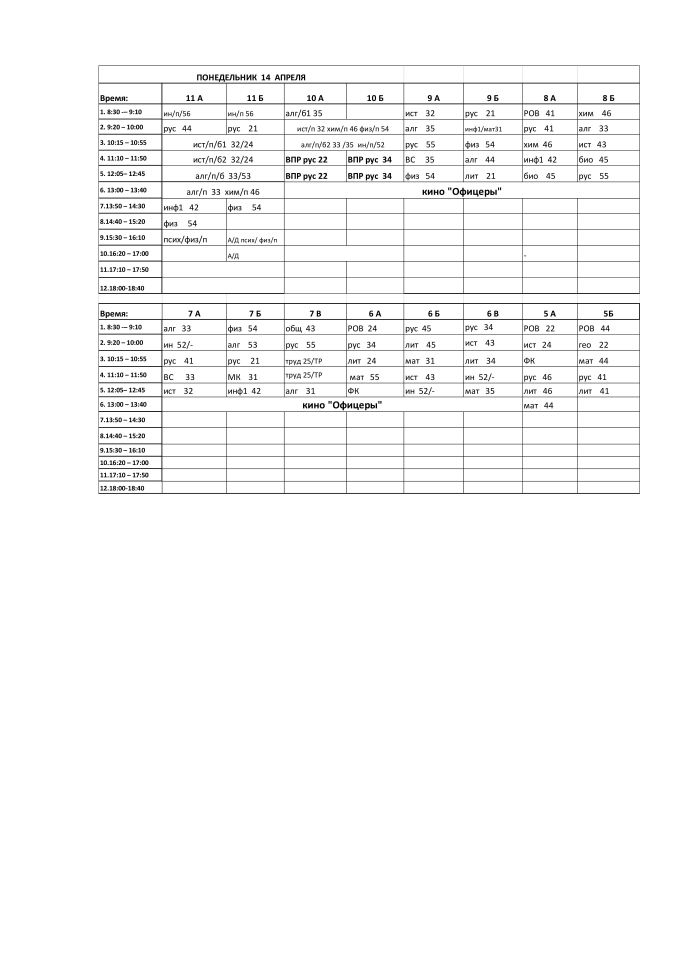
#> input picture image/Вторник.jpg, 4135 x 5847 px, found by its file name (shown at 1/6 size)
$ python -i imageedit.py   (imports and definitions only)
#> lines starting #> are read from the running program, lines starting #| are printed output that depends on the picture
#> in startedit, img is the input picture: PIL image 4135x5847 RGB; min 0, max 255, mean 248.2
### move.py
import shutil
import os

def move(dir, file1):
    shutil.copy(os.path.join('.', file1), os.path.join('%s' % dir))
    os.remove(os.path.join('.', file1))

### imageedit.py
from PIL import Image
import os
from move import move

def startedit():
    def editor(xcoor, xcoor2, ycoor, urlist, name, xboard):
#> called with xcoor = 980, xcoor2 = 1340, ycoor = 1800, urlist = '7А', name = 'Вторник.jpg', xboard = 1500
        cropimg = img.crop((xcoor, ycoor, xcoor2, ycoor+900))
        cropimg1 = img.crop((585, ycoor, 985, ycoor+900))
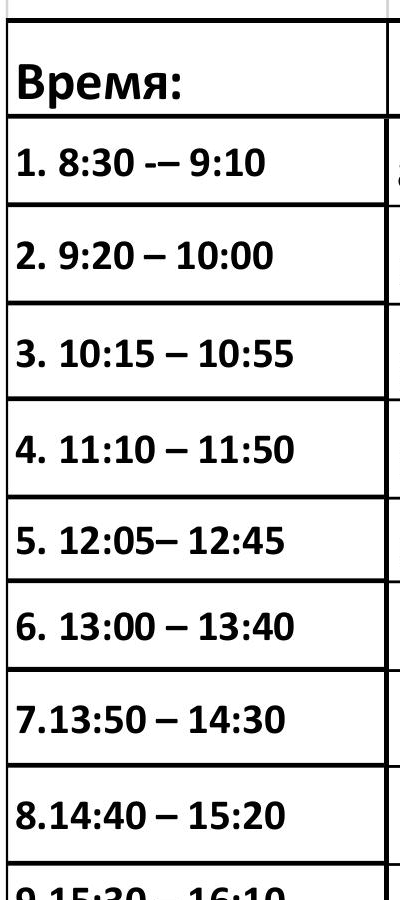
#> cropimg1: PIL image 400x900 RGB; min 0, max 255, mean 219.8
        cropimg3 = img.crop((xboard, 400, xboard + 750, 550))
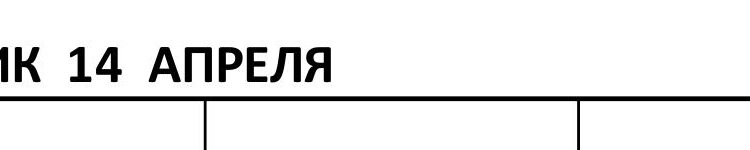
#> cropimg3: PIL image 750x150 RGB; min 0, max 255, mean 235.4
        new_image = Image.new('RGB',(2*cropimg.size[0], 1050), (250,250,250))
#> new_image: PIL image 720x1050 RGB; every value is 250
        new_image.paste(cropimg3,(0, 0))
        new_image.paste(cropimg1,(0,80))
        new_image.paste(cropimg,(cropimg1.size[0],80))
        new_image.save(f"{name[:-4]}{urlist}.jpg", "JPEG")
        move("image", f"{name[:-4]}{urlist}.jpg")
    def classfull(dayboard, y = 0):
            editor(980, 1340, 1800-y, "7А", path, dayboard), editor(1340, 1710, 1800-y, "7Б", path, dayboard)
#> in editor (call 2), `new_image = Image.new('RGB',(2*cropimg.size[0], 1050), (250,250,250))`: new_image: PIL image 740x1050 RGB; every value is 250
            editor(1710, 2045, 1800-y, "7В", path, dayboard), editor(2045, 2415, 1800-y, "6А", path, dayboard)
#> in editor (call 3), `new_image = Image.new('RGB',(2*cropimg.size[0], 1050), (250,250,250))`: new_image: PIL image 670x1050 RGB; every value is 250
            editor(2415, 2755, 1800-y, "6Б", path, dayboard), editor(2755, 3120, 1800-y, "6В", path, dayboard)
#> in editor (call 5), `new_image = Image.new('RGB',(2*cropimg.size[0], 1050), (250,250,250))`: new_image: PIL image 680x1050 RGB; every value is 250
#> in editor (call 6), `new_image = Image.new('RGB',(2*cropimg.size[0], 1050), (250,250,250))`: new_image: PIL image 730x1050 RGB; every value is 250
            editor(3120, 3485, 1800-y, "5А", path, dayboard), editor(3485, 3840, 1800-y, "5Б", path, dayboard)
#> in editor (call 8), `new_image = Image.new('RGB',(2*cropimg.size[0], 1050), (250,250,250))`: new_image: PIL image 710x1050 RGB; every value is 250
            editor(980, 1340, 475, "11А", path, dayboard), editor(1340, 1710, 475, "11Б", path, dayboard)
#> in editor (call 9), `cropimg1 = img.crop((585, ycoor, 985, ycoor+900))`:
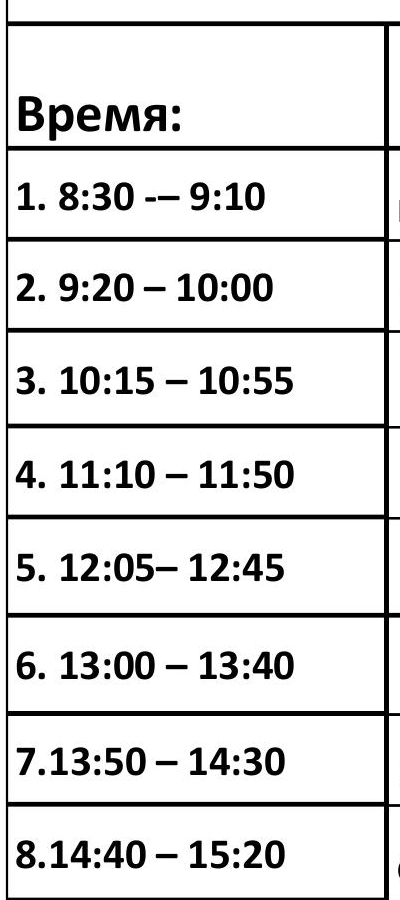
#> cropimg1: PIL image 400x900 RGB; min 0, max 255, mean 221.2
#> in editor (call 10), `new_image.paste(cropimg,(cropimg1.size[0],80))`:
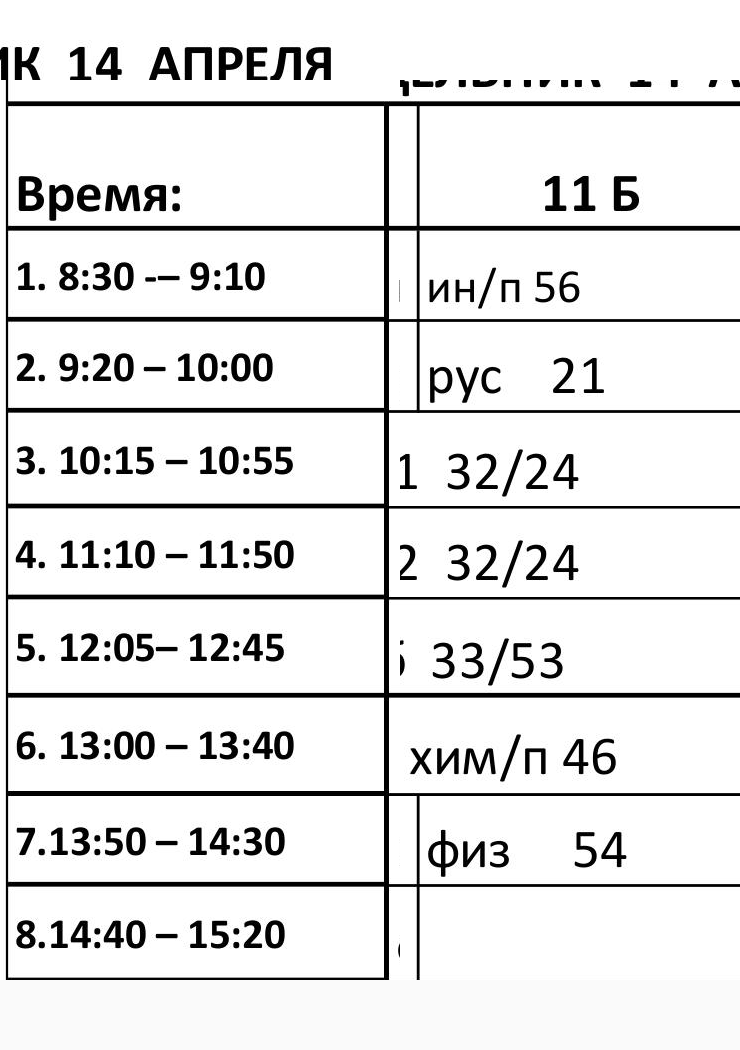
#> new_image: PIL image 740x1050 RGB; min 0, max 255, mean 229.1
            editor(1710, 2045, 475, "10А", path, dayboard), editor(2045, 2415, 475, "10Б", path, dayboard)
#> in editor (call 11), `cropimg = img.crop((xcoor, ycoor, xcoor2, ycoor+900))`:
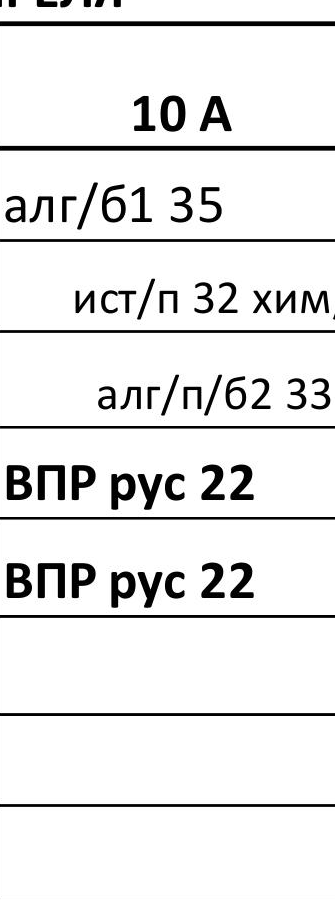
#> cropimg: PIL image 335x900 RGB; min 0, max 255, mean 233.5
#> in editor (call 11), `new_image.paste(cropimg,(cropimg1.size[0],80))`:
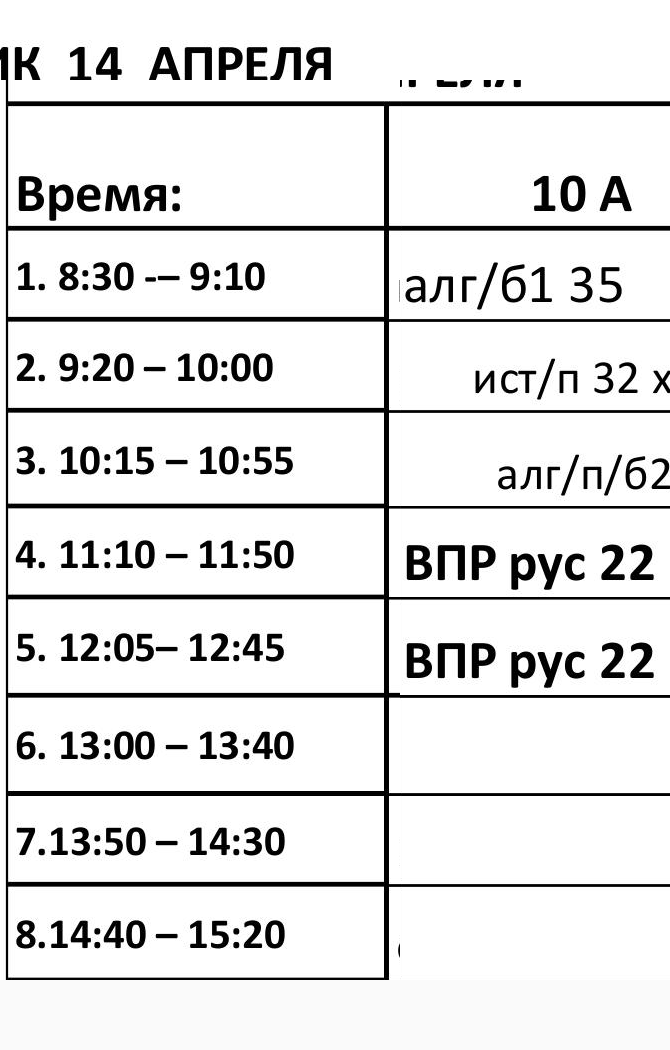
#> new_image: PIL image 670x1050 RGB; min 0, max 255, mean 227.6
#> in editor (call 12), `cropimg = img.crop((xcoor, ycoor, xcoor2, ycoor+900))`:
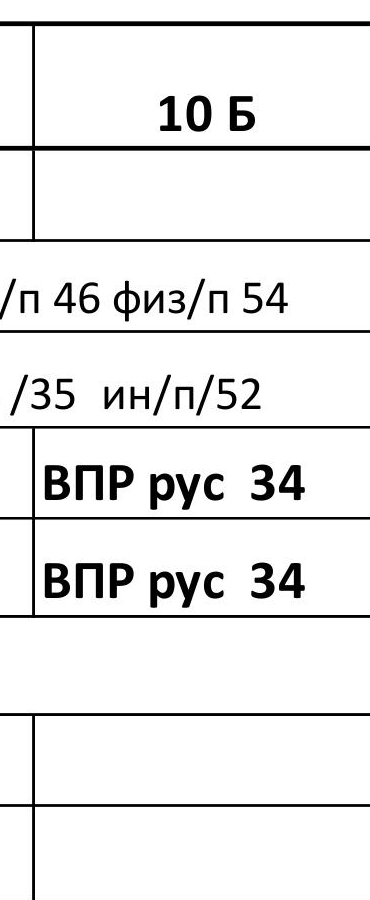
#> cropimg: PIL image 370x900 RGB; min 0, max 255, mean 235.1
            editor(2415, 2755, 475, "9А", path, dayboard), editor(2755, 3120, 475, "9Б", path, dayboard)
            editor(3120, 3485, 475, "8А", path, dayboard), editor(3485, 3840, 475, "8Б", path, dayboard)
    for path in os.listdir("image"):
        filename = fr"image\{path}"
        with Image.open(filename) as img:
            img.load()
            if filename == "image\Четверг.jpg": classfull(2040)
            if filename == "image\Суббота.jpg": classfull(950)
            if filename == "image\Среда.jpg": classfull(2050, -100)
            if filename == "image\Вторник.jpg": classfull(1500)
            if filename == "image\Понедельник.jpg": classfull(1150)
            if filename == "image\Пятница.jpg": classfull(2080)


>>> result = startedit()
